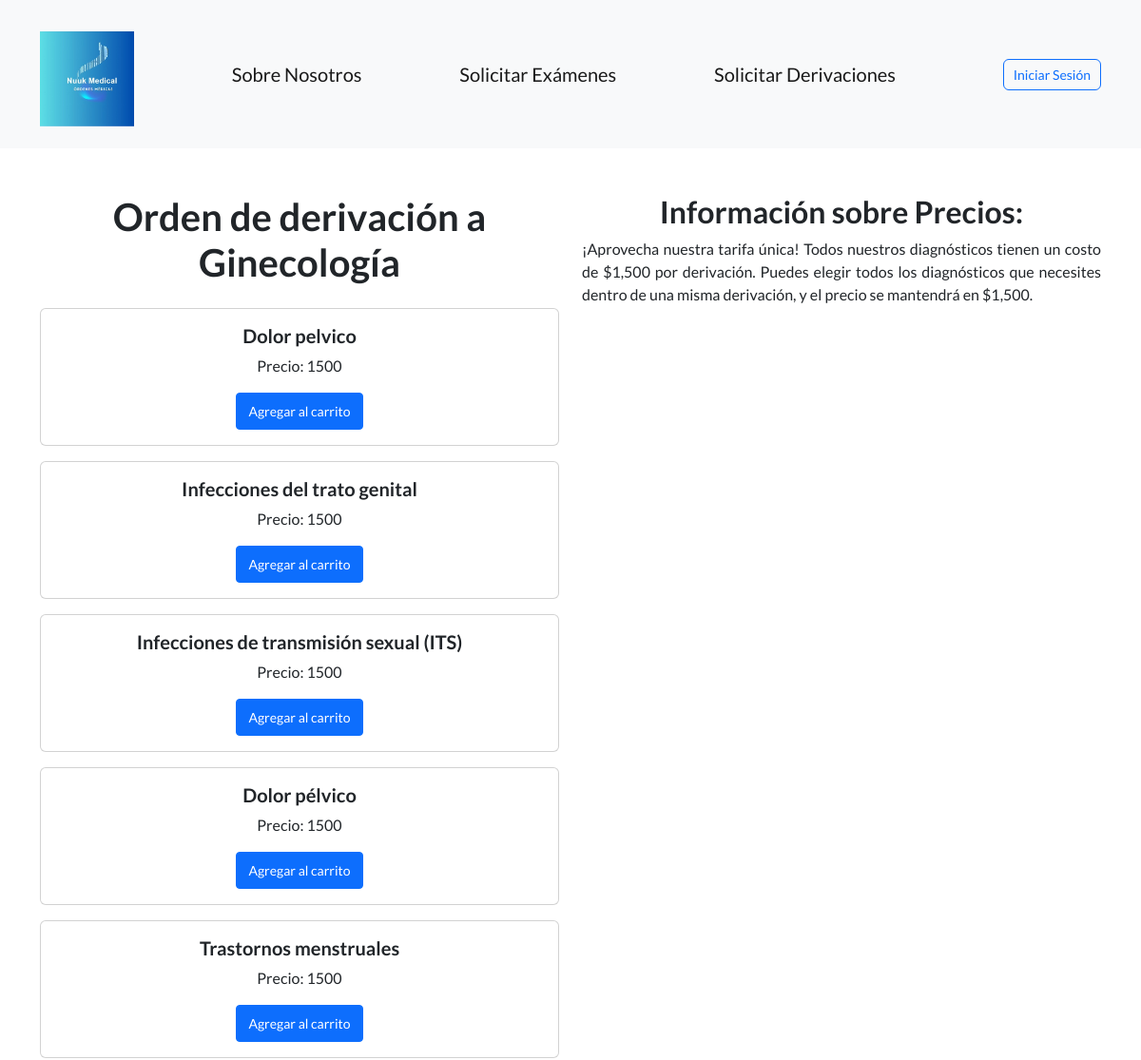
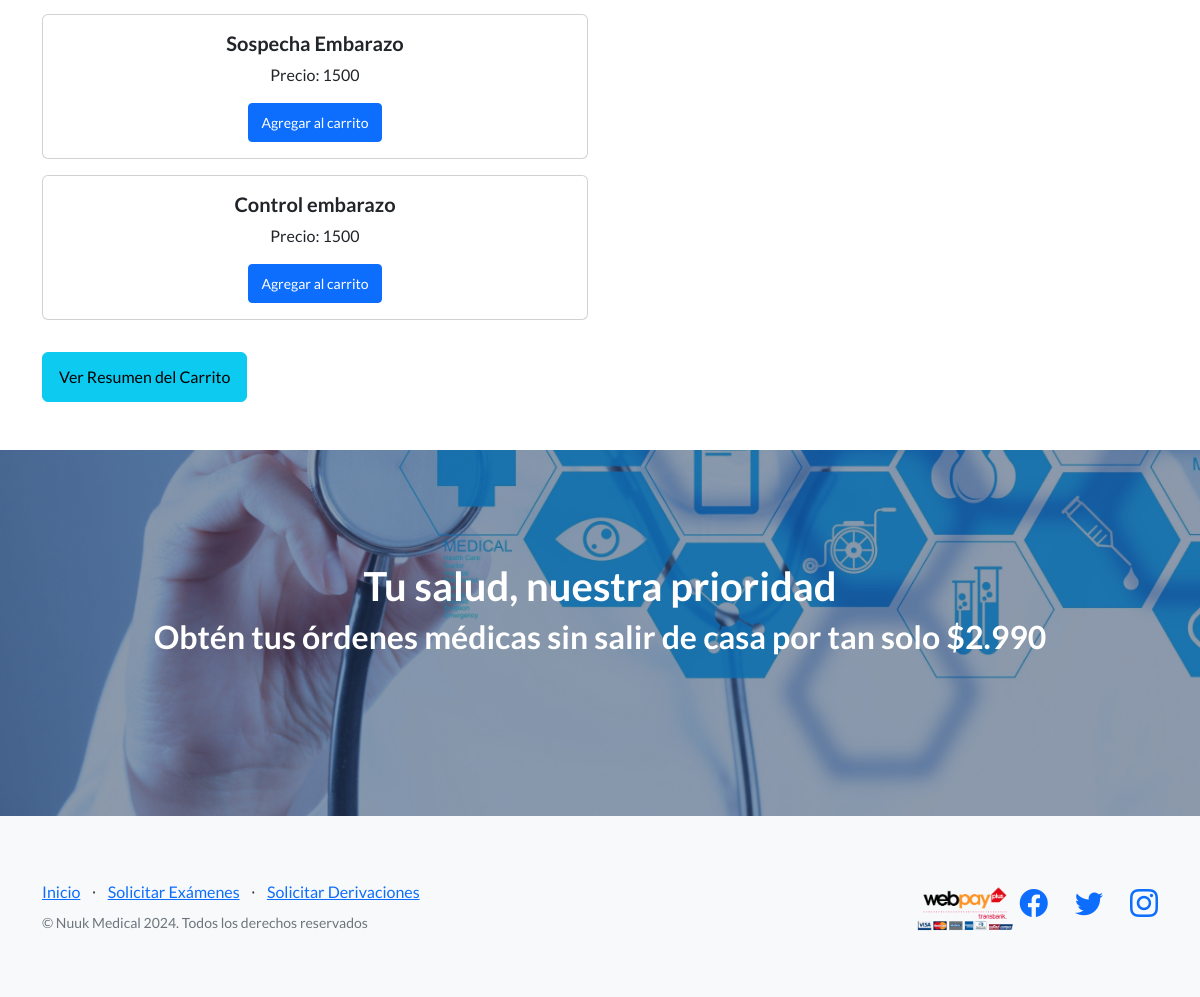
The app's page /ver_diagnosticos/1/ with its own data (2 pictures, top to bottom).
### AppWeb/models.py (models this page shows, shortened)
class Derivacion(models.Model):
    nombre = models.CharField(max_length=100)
    descripcion = models.TextField(blank=True)
    precio = models.DecimalField(max_digits=10, decimal_places=0)
    imagen_url = models.CharField(max_length=200, null=True, blank=True)

class Item(models.Model):
    nombre = models.CharField(max_length=100)
    categoria = models.ForeignKey(Categoria, on_delete=models.CASCADE, null=True, blank=True)
    derivacion = models.ForeignKey(Derivacion, on_delete=models.CASCADE, null=True, blank=True)
    descripcion = models.TextField(blank=True)

### AppWeb/views.py (the view)
# urls.py: path('ver_diagnosticos/<int:derivacion_id>/', views.ver_diagnosticos, name='ver_diagnosticos'),
def ver_diagnosticos(request, derivacion_id):
    derivacion = get_object_or_404(Derivacion, id=derivacion_id)
    diagnosticos = Item.objects.filter(derivacion=derivacion)
    return render(request, 'derivaciones/diagnostico.html', {'derivacion': derivacion, 'diagnosticos': diagnosticos})

### AppWeb/templates/derivaciones/diagnostico.html (shortened to what this page needs)
{% extends 'base.html' %}
{% load static %}
{% block content %}
<div class="container mt-5 mb-5">
    <div class="row">
        <div class="col-md-6">
            <h1 class="mb-4 text-center">{{ derivacion.nombre }}</h1>
            {% for diagnostico in diagnosticos %}
            <div class="card mb-3">
                <div class="card-body text-center">
                    <h5 class="card-title">{{ diagnostico.nombre }}</h5>
                    <p class="card-text">Precio: {{ diagnostico.derivacion.precio }}</p>
                    {% if user.is_authenticated %}
                    <form class="agregar-al-carrito-form" data-producto-id="{{ diagnostico.id }}" method="post" action="{% url 'agregar_derivaciones' %}">
                        {% csrf_token %}
                        <input type="hidden" name="elemento_id" value="{{ diagnostico.id }}">
                        <input type="hidden" name="tipo" value="diagnostico">
                        <button type="button" class="btn btn-primary btn-sm btn-agregar" onclick="agregarAlCarrito('{{ diagnostico.id }}', this); this.disabled=true;">
                            Agregar al carrito
                        </button>
                    </form>
                    {% else %}
                    <button type="button" class="btn btn-primary btn-sm btn-agregar" onclick="agregarAlCarrito('{{ diagnostico.id }}', this);">
                        Agregar al carrito
                    </button>
                    {% endif %}
                </div>
            </div>
            {% endfor %}
            <a href="{% url 'resumen_carrito' %}" class="btn btn-info mt-3">Ver Resumen del Carrito</a>
        </div>
        <div class="col-md-6">
            <div class="text-format">
                <h2 class="text-format-heading" style="text-align: center;">Información sobre Precios:</h2>
                <p class="text-format-content" style="text-align: justify;">¡Aprovecha nuestra tarifa única! Todos nuestros diagnósticos tienen un costo de $1,500 por derivación. Puedes elegir todos los diagnósticos que necesites dentro de una misma derivación, y el precio se mantendrá en $1,500.</p>
            </div>
        </div>
    </div>
</div>
{% endblock %}

### records on screen
Derivacion: nombre "Orden de derivación a Ginecología"
Item: nombre "Dolor pelvico", derivacion.precio "1500"
Item: nombre "Infecciones del trato genital", derivacion.precio "1500"
Item: nombre "Infecciones de transmisión sexual (ITS)", derivacion.precio "1500"
Item: nombre "Dolor pélvico", derivacion.precio "1500"
Item: nombre "Trastornos menstruales", derivacion.precio "1500"
Item: nombre "Sospecha Embarazo", derivacion.precio "1500"
Item: nombre "Control embarazo", derivacion.precio "1500"
